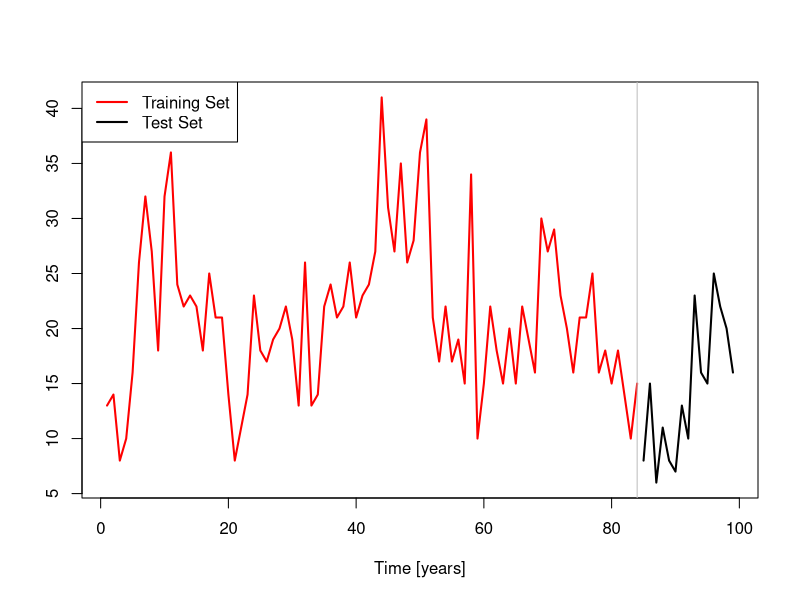
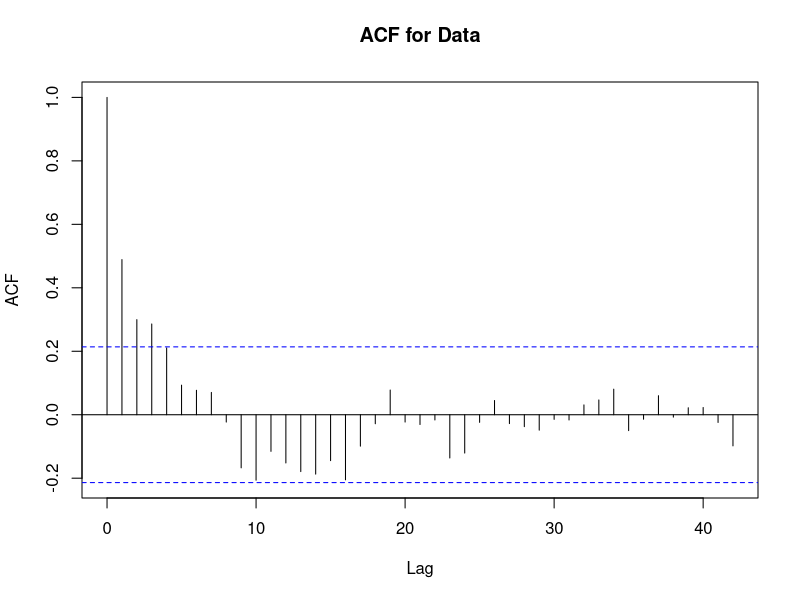
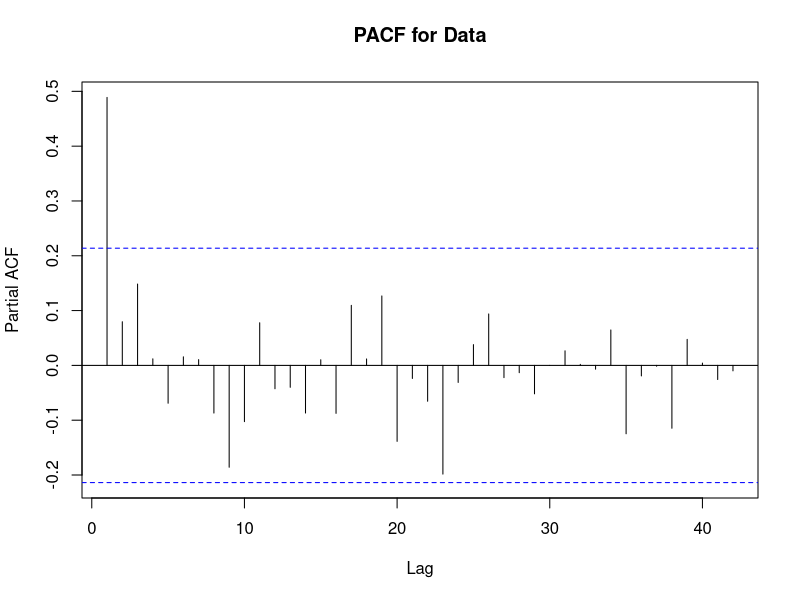
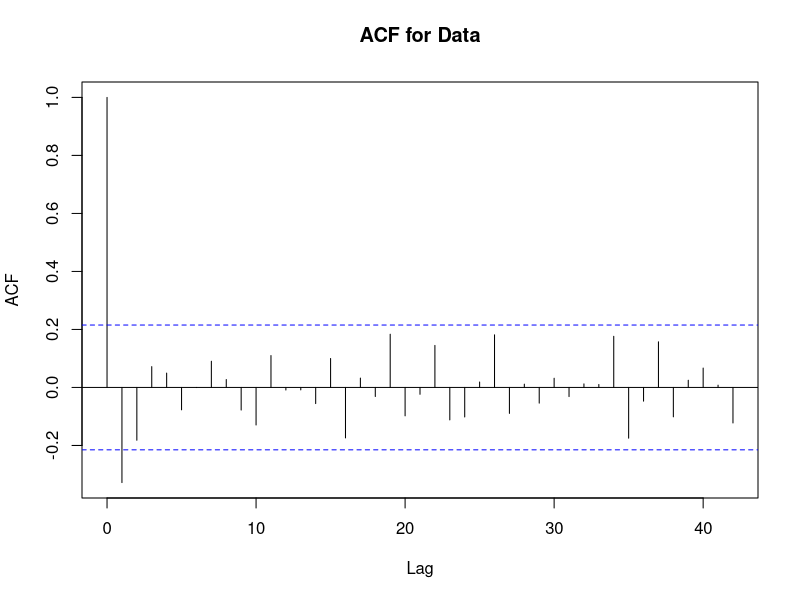
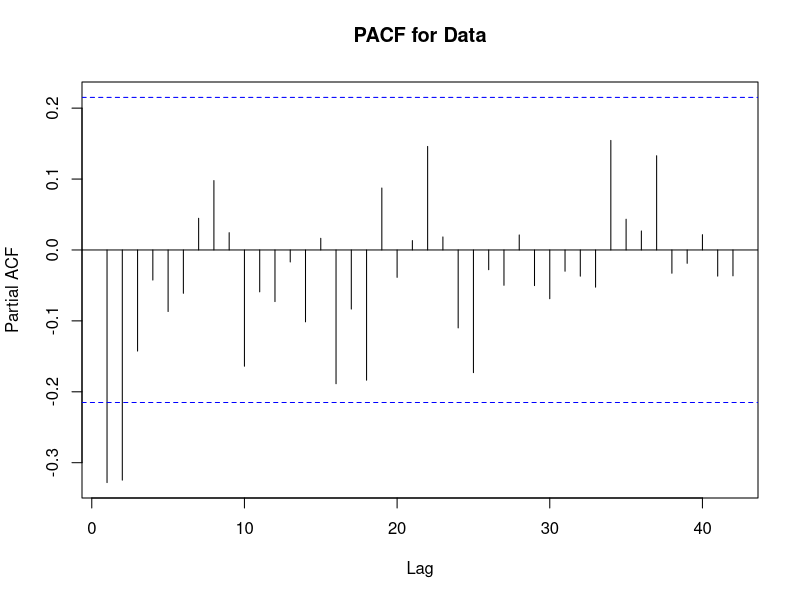
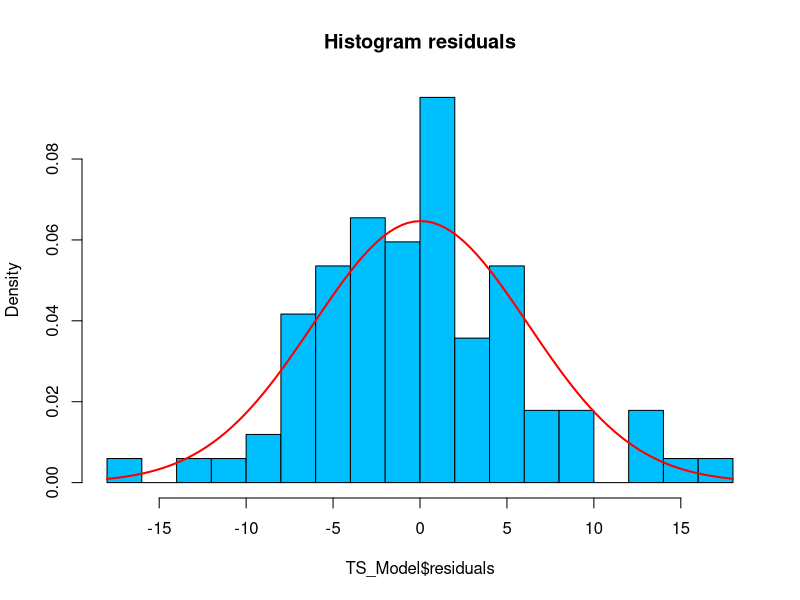
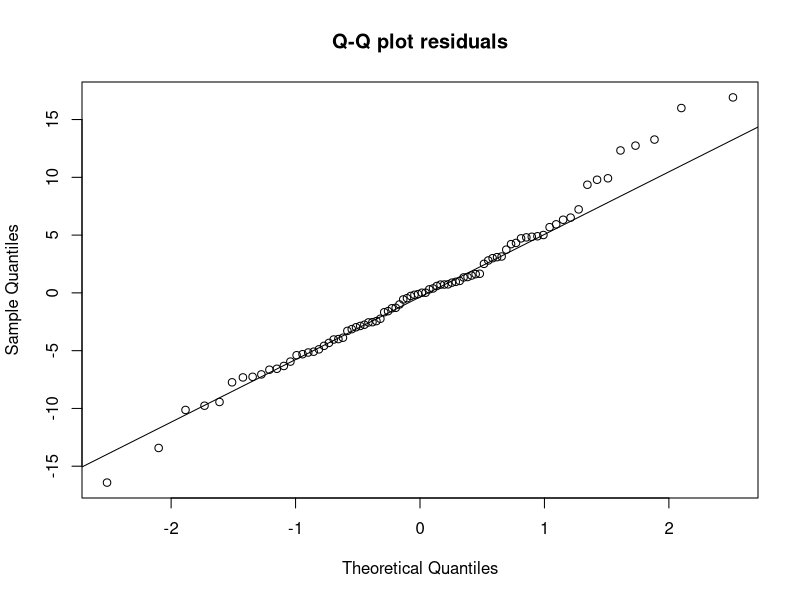
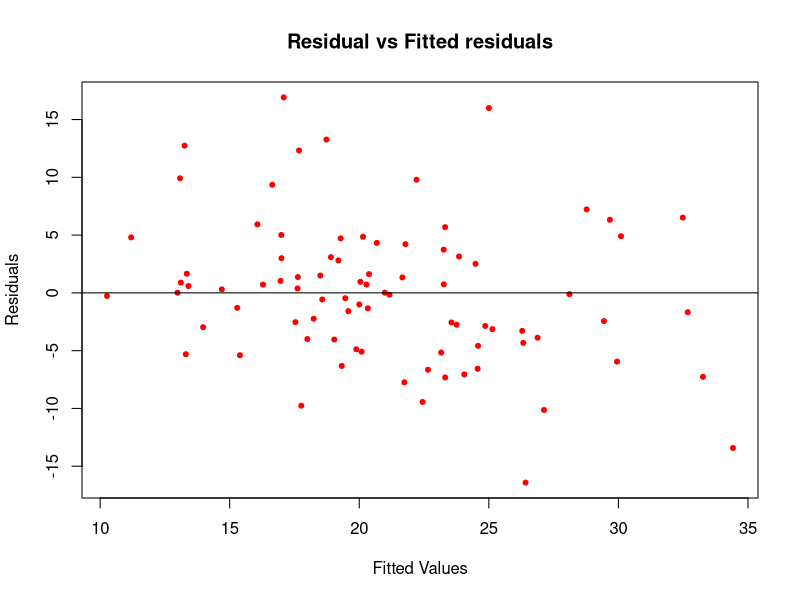

Generate these figures, in order, with R:
### Call for libraries ###
library(tseries)
library(forecast)
library(cluster)
### In case it is your first time in R, install them as: ###
#install.packages('tseries')
#install.packages('forecast')
#install.packages('cluster')

# Set fix random generator numbers 
set.seed(0)

##############################
# CHOOSE SIZE OF TRAIN SET ###
##############################

TrainSetSize <- 0.85 # Do not touch this

#####################
### READ DATA SET ###
#####################

DataSet2_Earthquakes  <- na.omit(read.csv('number-of-earthquakes-per-year-m.csv',sep=';',dec='.')$Number.of.earthquakes.per.year.magnitude.7.0.or.greater..1900.1998)

#################################
### DIVIDE SETS AND PLOT THEM ###
#################################

# Choose data set you want to work with:
DataSet <- DataSet2_Earthquakes

# Divide training and test set:
smp_size <- floor(TrainSetSize * length(DataSet))
train_ind <- c(1:smp_size)
train <- DataSet[train_ind]
test <- DataSet[-train_ind]
# Plot data:
plot(train,type = 'l',col='red',lwd=2,main = '',xlab = 'Time [years]',ylab='',xlim=c(1,length(DataSet)),ylim = c(min(DataSet),max(DataSet)))
lines(c((length(train)+1):(length(DataSet))),test,lwd=2,col='black')
abline(v=length(train),col='grey')
legend('topleft',legend=c('Training Set','Test Set'),col=c('red','black'),lwd=c(2,2))


##
# Data seem a bit non stationary since the mean does not remain constant for all the quantiles 
##


##############################
### TIME SERIES ANLYSIS ######
##############################

# Plot ACF and PACF to check stationarity and correlations:
acf(train,main='ACF for Data',length(train)/2)
pacf(train,main='PACF for Data',length(train)/2)

##
# The ACF confirms that data are a bit stationary since it takes several lgas for the correlation to decay to zero. Let us differentiate 
##

# Apply transformations if required:
differentiatedata  <- diff(train,1)

acf(differentiatedata,main='ACF for Data',length(train)/2)
pacf(differentiatedata,main='PACF for Data',length(train)/2)

##
# Now the ACF looks more stationary so looking at ACF we see 1 (q=1) significant lag, looking at PACF we see two significant lags (p=2). Since we difrentiate once, d=1.
## 

# Create ARIMA order=(p,d,q) or SARIMA order=(p,d,q)x(P,D,Q)S:
p = 2 # AR(p)
d = 1 # differentiate order
q = 1 # MA(q)


TS_Model <- arima(train,order = c(p,d,q))

# Check residuals of the model:
hist(TS_Model$residuals,prob = T,breaks = 20,col='deepskyblue1',main='Histogram residuals')
curve(dnorm(x, mean(TS_Model$residuals), sd(TS_Model$residuals)), add=TRUE, col="red", lwd=2)

qqnorm(TS_Model$residuals,main='Q-Q plot residuals')
qqline(TS_Model$residuals)

plot(c(fitted(TS_Model)),c(TS_Model$residuals),pch=20,col='red',xlab = 'Fitted Values',ylab='Residuals',main='Residual vs Fitted residuals')
abline(h=0)

acf(TS_Model$residuals,length(train)/2,main='ACF for residuals')

##
# Residuals look great and normally distributed. 
##

##############################################
### LETS MAKE PREDICTIONS AND PLOT THEM ######
##############################################

# Predict n.ahead steps:
Predictions <- predict(TS_Model, n.ahead = length(test))
# Plot predictions:
plot(train,type = 'l',col='red',lwd=2,main = 'Fill Data',xlab = 'Time',ylab='Data',xlim=c(1,length(DataSet)),ylim = c(0,max(DataSet)))
lines(c((length(train)+1):(length(DataSet))),test,lwd=2,col='gray60')
lines(c((length(train)+1):(length(DataSet))),Predictions$pred,lwd=2,col='limegreen')
lines(c((length(train)+1):(length(DataSet))),Predictions$pred+Predictions$se,lwd=2,lty=2,col='limegreen')
lines(c((length(train)+1):(length(DataSet))),Predictions$pred-Predictions$se,lwd=2,lty=2,col='limegreen')
abline(v=length(train),col='grey')
legend('topleft',legend=c('Past observations','Real Observations','Mean Forecast','95% Conf. Intervals Forecast'),col=c('red','gray60','limegreen','limegreen'),lwd=c(2,2,2,2),lty=c(1,1,1,2))

##
# Nice predictions, the 95% conf interval contains the entire test set 
## 

###
# Let us make scenarios 
###

Steps <- length(test) # predict the next periods
Scen <- 1000 # initial number of scenarios
RedScen <- 10 # Reduce number of scenarios
# Data structure to store the scenarios
Scenarios <- matrix(NA,nrow =Steps ,ncol =Scen )
# Loop over scenarios and simulate with the arima model a prediction for the next 24 hours
for(w in 1:Scen){
  Scenarios[,w]  <- simulate(TS_Model, nsim=Steps, future=TRUE, seed=w)
}
# Transform the scenarios and plot them
TransformScenarios <- (Scenarios)

plot(train,type = 'l',col='red',lwd=1,main = '',xlab = 'Time [months]',ylab='Number of passengers (thousands)',xlim=c(1,length(DataSet)),ylim = c(min(TransformScenarios),max(TransformScenarios)))
points(train,col='red',pch=20)
for(w in 1:Scen){lines(c((length(train)+1):(length(DataSet))),TransformScenarios[,w],col='grey',lwd=0.5)}
lines(c((length(train)+1):(length(DataSet))),test,lwd=1,col='black')
points(c((length(train)+1):(length(DataSet))),test,pch=20,col='black')
abline(v=length(train),col='grey')
legend('topleft',legend=c('Past observations','Actual Observations','Scenarios'),col=c('red','black','grey'),lwd=c(1,1,1),lty=c(1,1,1))
# Reduce scenarios using Partitions around medoids
Scenarios_pam <- pam(t(TransformScenarios),RedScen)
Scenarios_pam$medoids
plot(train,type = 'l',col='red',lwd=1,main = '',xlab = 'Time [months]',ylab='Number of passengers (thousands)',xlim=c(1,length(DataSet)),ylim = c(min(Scenarios_pam$medoids),max(c(train,Scenarios_pam$medoids))))
points(train,col='red',pch=20)
for(w in 1:RedScen){lines(c((length(train)+1):(length(DataSet))),Scenarios_pam$medoids[w,],col='grey',lwd=0.5)}
lines(c((length(train)+1):(length(DataSet))),test,lwd=1,col='black')
points(c((length(train)+1):(length(DataSet))),test,pch=20,col='black')
abline(v=length(train),col='grey')
legend('topleft',legend=c('Past observations','Actual Observations','Scenarios'),col=c('red','black','grey'),lwd=c(1,1,1),lty=c(1,1,1))
# Probability Distribution for reduced number of scenarios
Probability <- 1/length(1:Scen)
Reduce_prob <- c() 
for (i in 1:RedScen) {
  Reduce_prob[i] <- Probability *length( Scenarios_pam$clustering[ Scenarios_pam$clustering==i])
}
# Store these two values for later use
Earthquake_Scenarios  <- round(t(Scenarios_pam$medoids)*Scen,0)
Probability_Scenarios <- Reduce_prob

Earthquake_CSV <- Earthquake_Scenarios
colnames(Earthquake_CSV) <- c(',s1',paste0('s',2:RedScen))
rownames(Earthquake_CSV) <- paste0('t',1:length(test))

Probability_CSV <- matrix(Probability_Scenarios,RedScen,1)
rownames(Probability_CSV) <- paste0('s',1:RedScen)

write.table(Earthquake_CSV,file =  'Scenarios-Earthquakes.csv', sep=",",  dec=".",row.names=TRUE,col.names=TRUE,quote=FALSE)
write.table(Probability_CSV,file =  'Probability-Earthquakes.csv', sep=",",  dec=".",row.names=TRUE,col.names=FALSE,quote=FALSE)


